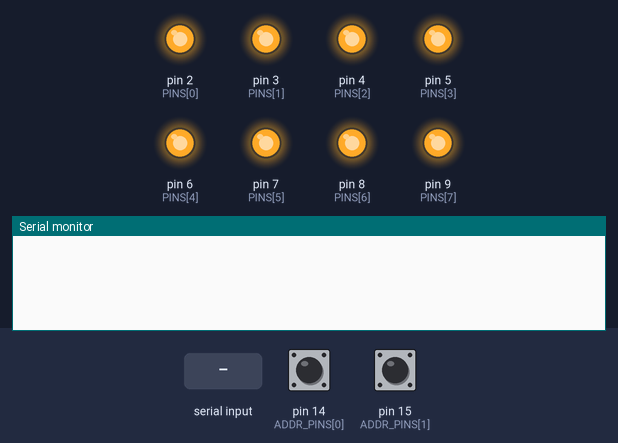
A sketch run on a simulated Arduino Uno, built with avr-gcc and run on an emulated ATmega328P. Parts: output pins drawn as LEDs (lit = HIGH), the last lines printed to the serial monitor. Inputs (shaded band) come from the test bench; at power-on: pin 14 (ADDR_PINS[0]) HIGH, pin 15 (ADDR_PINS[1]) HIGH.

Above: at 1.2 s.
1.3 s: "*IDN?\n" received over Serial
At 2.5 s:
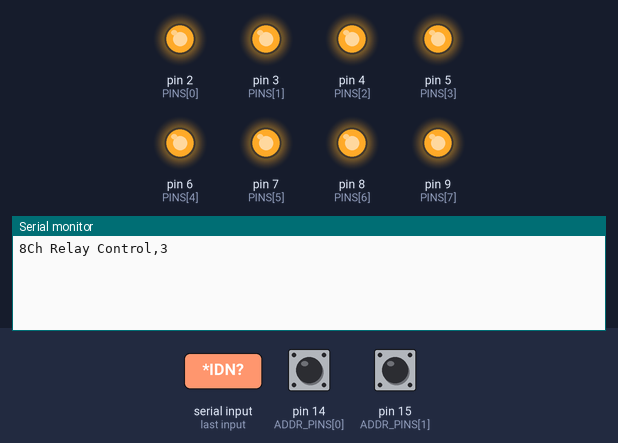
2.8 s: "_\n" received over Serial
At 3.7 s:
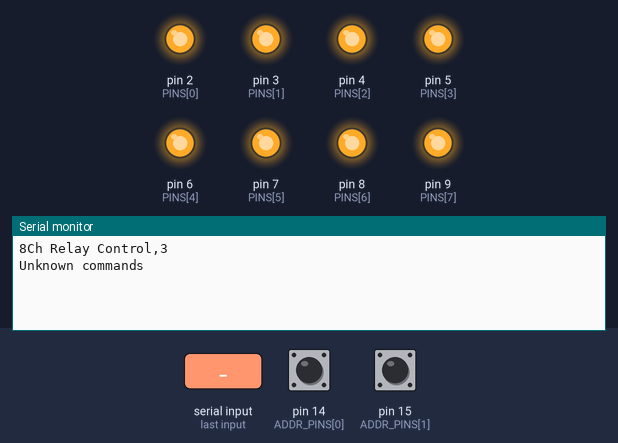

Measured:
- after the input at 1.3 s, the serial monitor: prints a new line at once (image 1)
- after the input at 2.8 s, the serial monitor: prints a new line at once (image 2)

The sketch:

arduino_code.ino
```cpp
const int PINS[] = {2, 3, 4, 5, 6, 7, 8, 9};
const int NUM_PINS = 8;
const int ADDR_PINS[] = {14, 15};  // A0, A1
String cmd;
int boardAddr;

void setup() {
  for (int i = 0; i < NUM_PINS; i++) {
    digitalWrite(PINS[i], HIGH);
    pinMode(PINS[i], OUTPUT);
  }
  pinMode(ADDR_PINS[0], INPUT_PULLUP);
  pinMode(ADDR_PINS[1], INPUT_PULLUP);
  boardAddr = (digitalRead(ADDR_PINS[1]) << 1) | digitalRead(ADDR_PINS[0]);
  Serial.begin(9600);
}

void loop() {
  if (Serial.available()) {
    cmd = Serial.readStringUntil('\n');
    cmd.trim();
    if (cmd == "*IDN?") {
      Serial.print("8Ch Relay Control,");
      Serial.println(boardAddr);
    } else if (cmd.length() == 4 && cmd.startsWith("D") && cmd.charAt(2) == '_') {
      int pin = cmd.charAt(1) - '0';
      char state = cmd.charAt(3);
      if (pin >= 2 && pin <= 9 && (state == 'L' || state == 'H')) {
        digitalWrite(pin, state == 'L' ? LOW : HIGH);
      } else {
        Serial.println("Unknown commands");
      }
    } else {
      Serial.println("Unknown commands");
    }
  }
}
```
